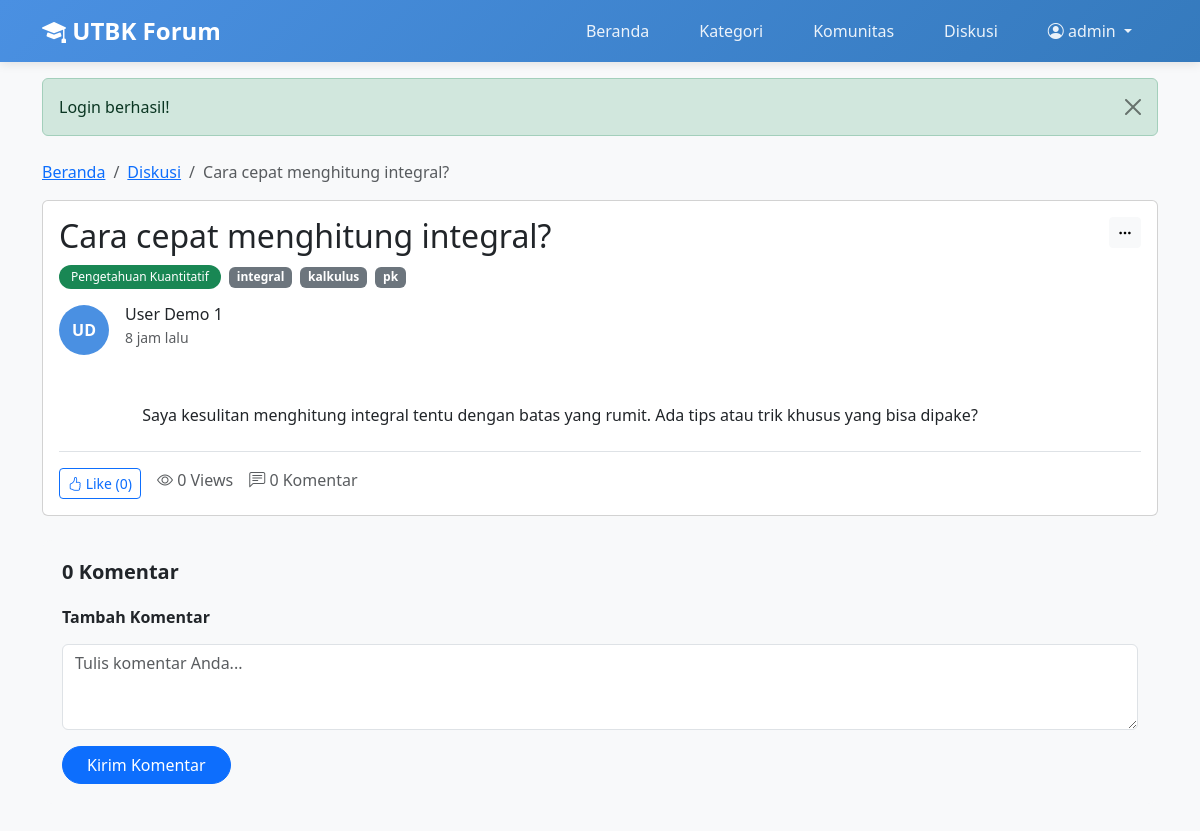
The page /topic-detail.php?id=1 (signed in) on the database its author committed.
### tables this page shows
CREATE TABLE topics (
    topic_id INT PRIMARY KEY AUTO_INCREMENT,
    title VARCHAR(255) NOT NULL,
    content TEXT NOT NULL,
    author_id INT NOT NULL,
    category_id INT,
    community_id INT,
    tags VARCHAR(255),
    image_path VARCHAR(255),
    view_count INT DEFAULT 0,
    comment_count INT DEFAULT 0,
    like_count INT DEFAULT 0,
    is_pinned BOOLEAN DEFAULT FALSE,
    is_locked BOOLEAN DEFAULT FALSE,
    is_approved BOOLEAN DEFAULT TRUE,
    created_at TIMESTAMP DEFAULT CURRENT_TIMESTAMP,
    updated_at TIMESTAMP DEFAULT CURRENT_TIMESTAMP ON UPDATE CURRENT_TIMESTAMP,
    FOREIGN KEY (author_id) REFERENCES users(user_id) ON DELETE CASCADE,
    FOREIGN KEY (category_id) REFERENCES categories(category_id) ON DELETE SET NULL,
    FOREIGN KEY (community_id) REFERENCES communities(community_id) ON DELETE SET NULL,
    INDEX idx_category (category_id),
    INDEX idx_community (community_id),
    INDEX idx_created (created_at),
    FULLTEXT KEY ft_search (title, content, tags)
);

CREATE TABLE categories (
    category_id INT PRIMARY KEY AUTO_INCREMENT,
    category_name VARCHAR(100) NOT NULL,
    description TEXT,
    icon VARCHAR(50) DEFAULT 'bi-grid',
    icon_image VARCHAR(255),
    color VARCHAR(20) DEFAULT 'primary',
    topic_count INT DEFAULT 0,
    created_at TIMESTAMP DEFAULT CURRENT_TIMESTAMP
);

CREATE TABLE users (
    user_id INT PRIMARY KEY AUTO_INCREMENT,
    username VARCHAR(50) UNIQUE NOT NULL,
    email VARCHAR(100) UNIQUE NOT NULL,
    password VARCHAR(255) NOT NULL,
    full_name VARCHAR(100),
    bio TEXT,
    school VARCHAR(100),
    avatar VARCHAR(255) DEFAULT 'default-avatar.png',
    role ENUM('user', 'admin') DEFAULT 'user',
    is_active BOOLEAN DEFAULT TRUE,
    created_at TIMESTAMP DEFAULT CURRENT_TIMESTAMP,
    last_login TIMESTAMP NULL,
    INDEX idx_username (username),
    INDEX idx_email (email)
);

### config/helpers.php (called while the page is built, shortened)
<?php
function isLoggedIn() {
    return isset($_SESSION['user_id']);
}
function isAdmin() {
    return isset($_SESSION['role']) && $_SESSION['role'] === 'admin';
}
function getCurrentUserId() {
    return $_SESSION['user_id'] ?? null;
}
function timeAgo($timestamp) {
    $time = strtotime($timestamp);
    $diff = time() - $time;
    if ($diff < 60) {
        return $diff . ' detik lalu';
    } elseif ($diff < 3600) {
        return floor($diff / 60) . ' menit lalu';
    } elseif ($diff < 86400) {
        return floor($diff / 3600) . ' jam lalu';
    } elseif ($diff < 604800) {
        return floor($diff / 86400) . ' hari lalu';
    } elseif ($diff < 2592000) {
        return floor($diff / 604800) . ' minggu lalu';
    } else {
        return date('d M Y', $time);
    }
}
function getUserInitials($name) {
    $words = explode(' ', $name);
    if (count($words) >= 2) {
        return strtoupper(substr($words[0], 0, 1) . substr($words[1], 0, 1));
    }
    return strtoupper(substr($name, 0, 2));
}
function getFlashMessage() {
    if (isset($_SESSION['flash_message'])) {
        $message = $_SESSION['flash_message'];
        return $message;
    }
    return null;
}
function truncate($text, $length = 150, $suffix = '...') {
    return $text;
}
?>

### topic-detail.php (the view, shortened to what this page needs)
<?php
require_once 'config/helpers.php';
$db = Database::getInstance()->getConnection();
$topic_id = isset($_GET['id']) ? (int)$_GET['id'] : 0;
$stmt = $db->prepare("
    SELECT t.*, u.username, u.full_name, u.avatar, c.category_name, c.color as category_color
    FROM topics t
    JOIN users u ON t.author_id = u.user_id
    LEFT JOIN categories c ON t.category_id = c.category_id
    WHERE t.topic_id = ?
");
$stmt->bind_param("i", $topic_id);
$stmt->execute();
$topic = $stmt->get_result()->fetch_assoc();
$isLiked = false;
if (isLoggedIn()) {
    $user_id = getCurrentUserId();
    $stmt = $db->prepare("SELECT like_id FROM likes WHERE user_id = ? AND likeable_type = 'topic' AND likeable_id = ?");
    $stmt->bind_param("ii", $user_id, $topic_id);
    $stmt->execute();
    $isLiked = $stmt->get_result()->num_rows > 0;
}
$stmt = $db->prepare("
    SELECT c.*, u.username, u.full_name, u.avatar
    FROM comments c
    JOIN users u ON c.user_id = u.user_id
    WHERE c.topic_id = ? AND c.parent_comment_id IS NULL
    ORDER BY c.created_at ASC
");
$stmt->bind_param("i", $topic_id);
$stmt->execute();
$comments = $stmt->get_result()->fetch_all(MYSQLI_ASSOC);
?>
<!DOCTYPE html>
<html lang="id">
<head>
    <link href="https://cdn.jsdelivr.net/npm/bootstrap@5.3.0/dist/css/bootstrap.min.css" rel="stylesheet">
    <link rel="stylesheet" href="https://cdn.jsdelivr.net/npm/bootstrap-icons@1.10.0/font/bootstrap-icons.css">
    <link rel="stylesheet" href="css/style.css">
</head>
<body>
    <?php include 'includes/navbar.php'; ?>
    <?php
    $flash = getFlashMessage();
    if ($flash):
    ?>
        <div class="container mt-3">
            <div class="alert alert-<?php echo $flash['type']; ?> alert-dismissible fade show" role="alert">
                <?php echo htmlspecialchars($flash['message']); ?>
                <button type="button" class="btn-close" data-bs-dismiss="alert"></button>
            </div>
        </div>
    <?php endif; ?>
    <section class="container mt-4 mb-5">
        <nav aria-label="breadcrumb">
            <ol class="breadcrumb">
                <li class="breadcrumb-item"><a href="index.php">Beranda</a></li>
                <li class="breadcrumb-item"><a href="diskusi.php">Diskusi</a></li>
                <li class="breadcrumb-item active"><?php echo htmlspecialchars(truncate($topic['title'], 50)); ?></li>
            </ol>
        </nav>
        <div class="card mb-4">
            <div class="card-body">
                <div class="d-flex justify-content-between align-items-start mb-3">
                    <div>
                        <h2 class="mb-2"><?php echo htmlspecialchars($topic['title']); ?></h2>
                        <span class="badge bg-<?php echo $topic['category_color']; ?> badge-custom">
                            <?php echo htmlspecialchars($topic['category_name']); ?>
                        </span>
                        <?php if (!empty($topic['tags'])): ?>
                            <?php foreach (explode(',', $topic['tags']) as $tag): ?>
                                <span class="badge bg-secondary ms-1"><?php echo htmlspecialchars(trim($tag)); ?></span>
                            <?php endforeach; ?>
                        <?php endif; ?>
                    </div>
                    <?php if (isLoggedIn() && (getCurrentUserId() == $topic['author_id'] || isAdmin())): ?>
                        <div class="dropdown">
                            <button class="btn btn-sm btn-light" data-bs-toggle="dropdown">
                                <i class="bi bi-three-dots"></i>
                            </button>
                        </div>
                    <?php endif; ?>
                </div>
                <div class="d-flex mb-4">
                    <div class="user-avatar me-3"><?php echo getUserInitials($topic['full_name'] ?: $topic['username']); ?></div>
                    <div>
                        <h6 class="mb-0"><?php echo htmlspecialchars($topic['full_name'] ?: $topic['username']); ?></h6>
                        <small class="text-muted"><?php echo timeAgo($topic['created_at']); ?></small>
                    </div>
                </div>
                <div class="topic-content mb-4" style="white-space: pre-wrap;">
                    <?php echo nl2br(htmlspecialchars($topic['content'])); ?>
                </div>
                <div class="d-flex gap-3 border-top pt-3">
                    <?php if (isLoggedIn()): ?>
                        <form method="POST" action="api/like-handler.php" class="d-inline">
                            <button type="submit" class="btn btn-sm <?php echo $isLiked ? 'btn-primary' : 'btn-outline-primary'; ?>">
                                <i class="bi bi-hand-thumbs-up<?php echo $isLiked ? '-fill' : ''; ?>"></i>
                                Like (<?php echo $topic['like_count']; ?>)
                            </button>
                        </form>
                    <?php else: ?>
                        <button class="btn btn-sm btn-outline-primary" data-bs-toggle="modal" data-bs-target="#loginModal">
                            <i class="bi bi-hand-thumbs-up"></i> Like (<?php echo $topic['like_count']; ?>)
                        </button>
                    <?php endif; ?>
                    <span class="text-muted"><i class="bi bi-eye"></i> <?php echo $topic['view_count']; ?> Views</span>
                    <span class="text-muted"><i class="bi bi-chat-left-text"></i> <?php echo $topic['comment_count']; ?> Komentar</span>
                </div>
            </div>
        </div>
        <div class="comment-section">
            <h5 class="fw-bold mb-3"><?php echo count($comments); ?> Komentar</h5>
            <?php if (isLoggedIn()): ?>
                <div class="mt-4">
                    <h6 class="fw-bold mb-3">Tambah Komentar</h6>
                    <form method="POST">
                        <div class="mb-3">
                            <textarea name="content" class="form-control" rows="3" placeholder="Tulis komentar Anda..." required></textarea>
                        </div>
                        <button type="submit" name="submit_comment" class="btn btn-primary rounded-pill px-4">Kirim Komentar</button>
                    </form>
                </div>
            <?php endif; ?>
        </div>
    </section>
</body>
</html>

### css/style.css (style rules this page uses)
:root { --primary-color: #4A90E2; --secondary-color: #50C878; --dark-color: #2C3E50; --light-bg: #F8F9FA; }
body { font-family: 'Segoe UI', Tahoma, Geneva, Verdana, sans-serif; background-color: var(--light-bg); }
.badge-custom { padding: 6px 12px; border-radius: 20px; font-weight: 500; }
.comment-section { background: #f8f9fa; border-radius: 10px; padding: 20px; margin-top: 20px; }
.user-avatar { width: 50px; height: 50px; border-radius: 50%; object-fit: cover; background: var(--primary-color); display: flex; align-items: center; justify-content: center; color: white; font-weight: 600; flex-shrink: 0; }

### rows shown on the page
topics: title "Cara cepat menghitung integral?", category.category_name "Pengetahuan Kuantitatif", tags "integral", tags "kalkulus", tags "pk", author.full_name "UD", author.full_name "User Demo 1", created_at "8 jam lalu", content "Saya kesulitan menghitung integral tentu dengan batas yang rumit. Ada tips atau trik khusus yang bisa dipake?", like_count "0", view_count "0", comment_count "0"

### other values the page prints
$_SESSION['username'] "admin"
$flash['message'] "Login berhasil!"
count($comments) "0"
